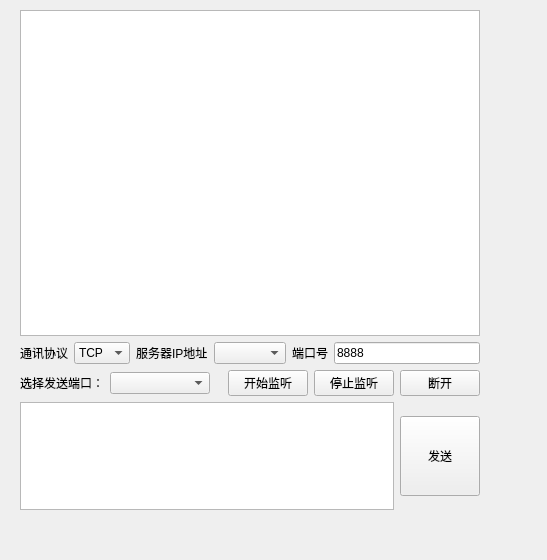
<?xml version="1.0" encoding="UTF-8"?>
<ui version="4.0">
 <class>Widget</class>
 <widget class="QWidget" name="Widget">
  <property name="geometry">
   <rect>
    <x>0</x>
    <y>0</y>
    <width>547</width>
    <height>560</height>
   </rect>
  </property>
  <property name="windowTitle">
   <string>Widget</string>
  </property>
  <widget class="QWidget" name="layoutWidget">
   <property name="geometry">
    <rect>
     <x>20</x>
     <y>10</y>
     <width>460</width>
     <height>500</height>
    </rect>
   </property>
   <layout class="QVBoxLayout" name="verticalLayout" stretch="6,1,1,2">
    <item>
     <widget class="QTextEdit" name="textEdit_serverContent">
      <property name="minimumSize">
       <size>
        <width>400</width>
        <height>250</height>
       </size>
      </property>
     </widget>
    </item>
    <item>
     <layout class="QHBoxLayout" name="horizontalLayout">
      <item>
       <widget class="QLabel" name="label">
        <property name="text">
         <string>通讯协议</string>
        </property>
       </widget>
      </item>
      <item>
       <widget class="QComboBox" name="comboBox_contactMethod">
        <item>
         <property name="text">
          <string>TCP</string>
         </property>
        </item>
        <item>
         <property name="text">
          <string>UDP</string>
         </property>
        </item>
       </widget>
      </item>
      <item>
       <widget class="QLabel" name="label_2">
        <property name="text">
         <string>服务器IP地址</string>
        </property>
       </widget>
      </item>
      <item>
       <widget class="QComboBox" name="comboBox_serverIPAddress"/>
      </item>
      <item>
       <widget class="QLabel" name="label_3">
        <property name="text">
         <string>端口号</string>
        </property>
       </widget>
      </item>
      <item>
       <widget class="QLineEdit" name="lineEdit_serverPort">
        <property name="text">
         <string>8888</string>
        </property>
       </widget>
      </item>
     </layout>
    </item>
    <item>
     <layout class="QHBoxLayout" name="horizontalLayout_3">
      <item>
       <widget class="QLabel" name="label_4">
        <property name="text">
         <string>选择发送端口：</string>
        </property>
       </widget>
      </item>
      <item>
       <widget class="myCombox" name="comboBox_ChoosePort">
        <property name="minimumSize">
         <size>
          <width>100</width>
          <height>0</height>
         </size>
        </property>
       </widget>
      </item>
      <item>
       <spacer name="horizontalSpacer">
        <property name="orientation">
         <enum>Qt::Orientation::Horizontal</enum>
        </property>
        <property name="sizeHint" stdset="0">
         <size>
          <width>40</width>
          <height>20</height>
         </size>
        </property>
       </spacer>
      </item>
      <item>
       <widget class="QPushButton" name="pushButton_startListen">
        <property name="text">
         <string>开始监听</string>
        </property>
       </widget>
      </item>
      <item>
       <widget class="QPushButton" name="pushButton_stopListen">
        <property name="text">
         <string>停止监听</string>
        </property>
       </widget>
      </item>
      <item>
       <widget class="QPushButton" name="pushButton_lineout">
        <property name="text">
         <string>断开</string>
        </property>
       </widget>
      </item>
     </layout>
    </item>
    <item>
     <layout class="QHBoxLayout" name="horizontalLayout_2">
      <item>
       <widget class="QTextEdit" name="textEdit_serverSend"/>
      </item>
      <item>
       <widget class="QPushButton" name="pushButton_send">
        <property name="minimumSize">
         <size>
          <width>0</width>
          <height>80</height>
         </size>
        </property>
        <property name="text">
         <string>发送</string>
        </property>
       </widget>
      </item>
     </layout>
    </item>
   </layout>
  </widget>
 </widget>
 <customwidgets>
  <customwidget>
   <class>myCombox</class>
   <extends>QComboBox</extends>
   <header location="global">mycombox.h</header>
  </customwidget>
 </customwidgets>
 <resources/>
 <connections/>
</ui>
